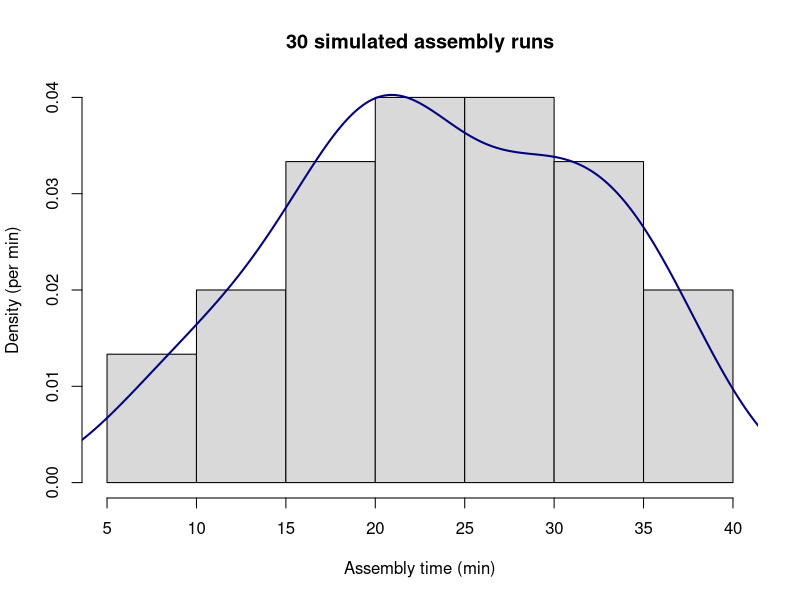
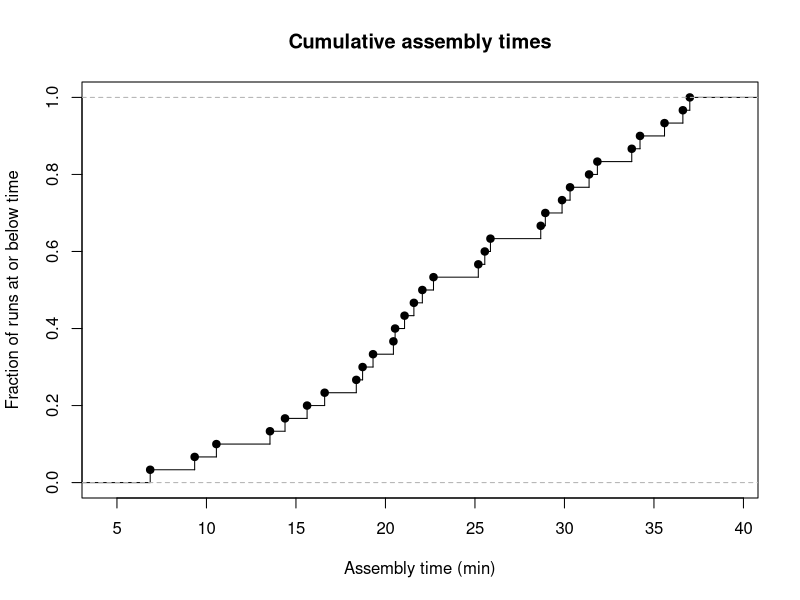
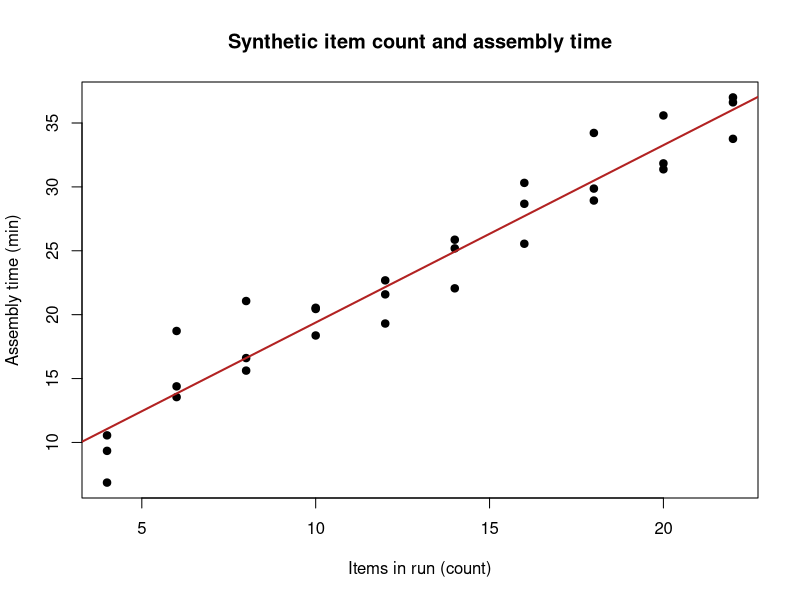
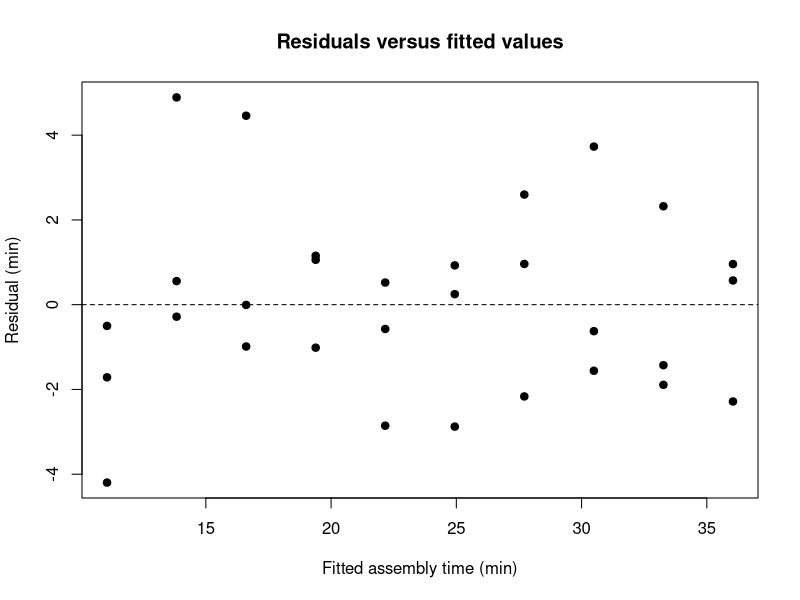
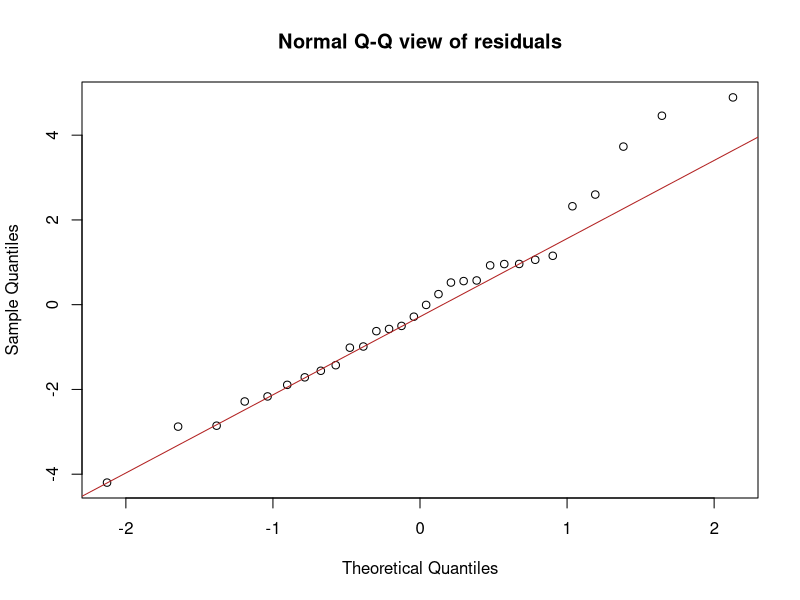
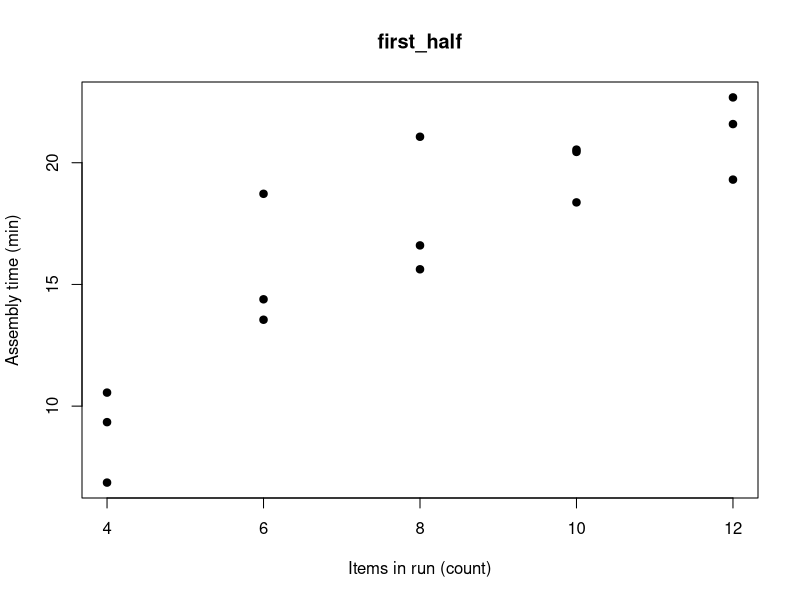
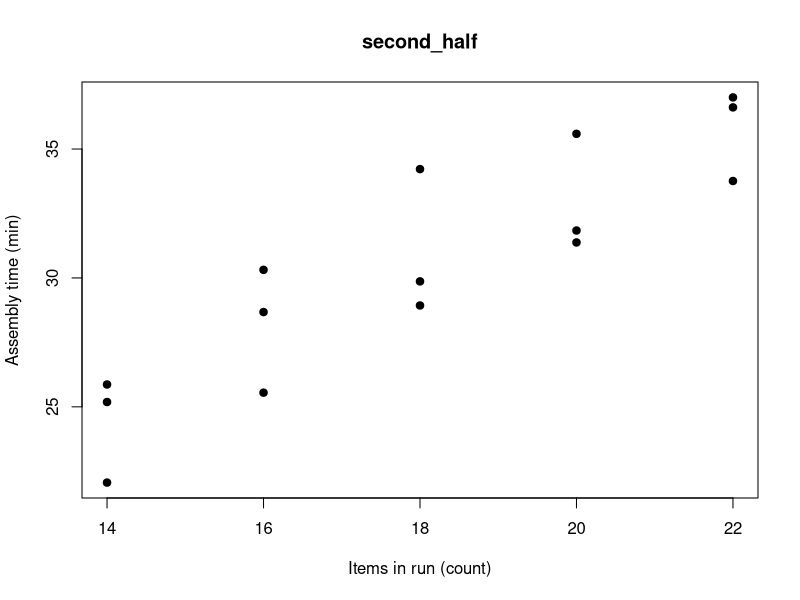
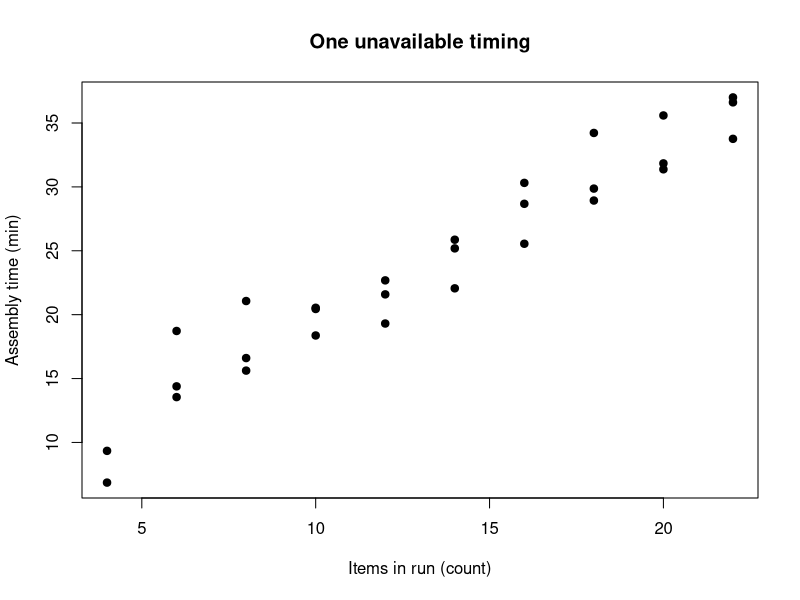

Here is the R script that generated these plots, in order:
## ---- chunk 1
if (!requireNamespace("dplyr", quietly = TRUE)) stop("Install dplyr in your own R library")
if (utils::packageVersion("dplyr") < "1.1.0") stop("This lesson needs dplyr >= 1.1.0")
## ---- chunk 2
visitors <- data.frame(
  visitor = c("vA", "vB", "vC", "vD", "vE", "vF"),
  bench = c("oak", "elm", "oak", "elm", "oak", "elm"),
  sessions = c(1L, 2L, 1L, 3L, 2L, 4L)
)
feedback <- data.frame(
  visitor = c("vA", "vB", "vD", "vF", "vZ"),
  clarity_code = c(1L, 2L, 9L, 3L, 2L)
)
stopifnot(!anyNA(visitors$visitor), !anyDuplicated(visitors$visitor))
stopifnot(!anyNA(feedback$visitor), !anyDuplicated(feedback$visitor))
print(dim(visitors))
print(dim(feedback))
## ---- chunk 3
matched_feedback <- dplyr::inner_join(visitors, feedback, by = "visitor", relationship = "one-to-one")
all_visitors <- dplyr::left_join(visitors, feedback, by = "visitor", relationship = "one-to-one")
print(all_visitors)
stopifnot(nrow(matched_feedback) == 4L, nrow(all_visitors) == 6L)
stopifnot(sum(is.na(all_visitors$clarity_code)) == 2L)
stopifnot(identical(all_visitors$visitor[is.na(all_visitors$clarity_code)], c("vC", "vE")))
stopifnot(identical(dplyr::anti_join(feedback, visitors, by = "visitor")$visitor, "vZ"))
## ---- chunk 4
feedback_repeated <- rbind(feedback, feedback[1, ])
relationship_error <- tryCatch(
  dplyr::left_join(visitors, feedback_repeated, by = "visitor", relationship = "one-to-one"),
  error = function(e) conditionMessage(e)
)
stopifnot(is.character(relationship_error), length(relationship_error) == 1L)
expanded_visitors <- dplyr::left_join(visitors, feedback_repeated, by = "visitor", relationship = "one-to-many")
stopifnot(nrow(expanded_visitors) == 7L)
## ---- chunk 5
known_codes <- c(1L, 2L, 3L, 9L)
observed_codes <- all_visitors$clarity_code[!is.na(all_visitors$clarity_code)]
stopifnot(all(observed_codes %in% known_codes))
all_visitors$response_state <- ifelse(
  is.na(all_visitors$clarity_code), "no matched response",
  ifelse(all_visitors$clarity_code == 9L, "declined", "rated")
)
all_visitors$clarity <- factor(
  all_visitors$clarity_code, levels = c(1L, 2L, 3L),
  labels = c("low", "medium", "high"), ordered = TRUE
)
print(table(all_visitors$response_state))
clarity_frequency <- table(all_visitors$clarity)
print(clarity_frequency)
print(cumsum(clarity_frequency))
stopifnot(sum(all_visitors$response_state == "rated") == 3L)
stopifnot(sum(is.na(all_visitors$clarity)) == 3L)
stopifnot(identical(as.integer(clarity_frequency), c(1L, 1L, 1L)))
## ---- chunk 6
set.seed(4308)
item_count <- rep(seq(4, 22, by = 2), each = 3)
assembly_runs <- data.frame(
  run = sprintf("a%02d", seq_along(item_count)),
  items = item_count,
  minutes = 6 + 1.4 * item_count + rnorm(length(item_count), mean = 0, sd = 2)
)
stopifnot(nrow(assembly_runs) == 30L, !anyDuplicated(assembly_runs$run))
stopifnot(is.numeric(assembly_runs$minutes), !anyNA(assembly_runs))
print(range(assembly_runs$items))
## ---- chunk 7
assembly_hist <- hist(assembly_runs$minutes, breaks = 6, probability = TRUE,
                      main = "30 simulated assembly runs", xlab = "Assembly time (min)",
                      ylab = "Density (per min)", col = "grey85")
lines(density(assembly_runs$minutes), col = "navy", lwd = 2)
stopifnot(sum(assembly_hist$counts) == 30L)
assembly_ecdf <- ecdf(assembly_runs$minutes)
plot(assembly_ecdf, main = "Cumulative assembly times", xlab = "Assembly time (min)",
     ylab = "Fraction of runs at or below time", verticals = TRUE)
print(assembly_ecdf(30))
stopifnot(assembly_ecdf(30) == mean(assembly_runs$minutes <= 30))
## ---- chunk 8
assembly_model <- lm(minutes ~ items, data = assembly_runs)
print(round(coef(assembly_model), 3))
print(summary(assembly_model)$r.squared)
plot(assembly_runs$items, assembly_runs$minutes,
     xlab = "Items in run (count)", ylab = "Assembly time (min)",
     main = "Synthetic item count and assembly time", pch = 19)
abline(assembly_model, col = "firebrick", lwd = 2)
stopifnot(nobs(assembly_model) == 30L)
stopifnot(identical(names(coef(assembly_model)), c("(Intercept)", "items")))
stopifnot(abs(coef(assembly_model)["items"] - 1.4) < 0.3)
## ---- chunk 9
plot(fitted(assembly_model), resid(assembly_model),
     xlab = "Fitted assembly time (min)", ylab = "Residual (min)",
     main = "Residuals versus fitted values", pch = 19)
abline(h = 0, lty = 2)
qqnorm(resid(assembly_model), main = "Normal Q-Q view of residuals")
qqline(resid(assembly_model), col = "firebrick")
stopifnot(length(resid(assembly_model)) == 30L)
## ---- chunk 10
plot_run_table <- function(tbl, label) {
  if (!is.character(label) || length(label) != 1L ||
      is.na(label) || !nzchar(label)) stop("label must be one nonempty string")
  if (!is.data.frame(tbl) || !all(c("items", "minutes") %in% names(tbl))) {
    stop("table needs items and minutes columns")
  }
  if (!is.numeric(tbl$items) || !is.numeric(tbl$minutes)) stop("plot columns must be numeric")
  valid <- is.finite(tbl$items) & is.finite(tbl$minutes)
  if (sum(valid) < 3L) stop("need at least three finite pairs")
  observed <- tbl[valid, c("items", "minutes"), drop = FALSE]
  plot(observed$items, observed$minutes, main = label,
       xlab = "Items in run (count)", ylab = "Assembly time (min)", pch = 19)
  return(list(label = label, measured = nrow(observed), excluded = sum(!valid)))
}
run_tables <- list(first_half = assembly_runs[1:15, ], second_half = assembly_runs[16:30, ])
plot_records <- lapply(names(run_tables), function(nm) plot_run_table(run_tables[[nm]], nm))
print(vapply(plot_records, function(record) record$measured, integer(1)))
invalid_table_error <- tryCatch(plot_run_table(data.frame(items = 1:4), "bad table"),
                               error = function(e) conditionMessage(e))
stopifnot(identical(vapply(plot_records, function(record) record$measured, integer(1)), c(15L, 15L)))
stopifnot(identical(invalid_table_error, "table needs items and minutes columns"))
with_gap <- assembly_runs
with_gap$minutes[1] <- NA_real_
gap_record <- plot_run_table(with_gap, "One unavailable timing")
stopifnot(gap_record$measured == 29L, gap_record$excluded == 1L)
## ---- chunk 11
analysis_record <- list(
  observations = nobs(assembly_model),
  slope_minutes_per_item = unname(coef(assembly_model)["items"]),
  seed = 4308L,
  r_version = R.version.string,
  dplyr_version = as.character(utils::packageVersion("dplyr"))
)
print(analysis_record)
stopifnot(analysis_record$observations == 30L)
